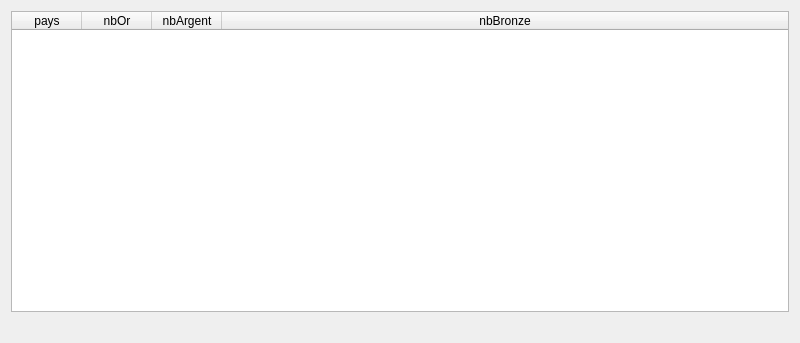
<?xml version="1.0" encoding="UTF-8"?>
<ui version="4.0">
 <class>fct_part2_1</class>
 <widget class="QDialog" name="fct_part2_1">
  <property name="geometry">
   <rect>
    <x>0</x>
    <y>0</y>
    <width>800</width>
    <height>343</height>
   </rect>
  </property>
  <property name="windowTitle">
   <string>Sportifs d'un pays et un équipe</string>
  </property>
  <layout class="QVBoxLayout" name="verticalLayout">
   <item>
    <widget class="QTableWidget" name="table_fct_part2_1">
     <attribute name="horizontalHeaderDefaultSectionSize">
      <number>70</number>
     </attribute>
     <attribute name="horizontalHeaderMinimumSectionSize">
      <number>50</number>
     </attribute>
     <attribute name="horizontalHeaderStretchLastSection">
      <bool>true</bool>
     </attribute>
     <attribute name="verticalHeaderVisible">
      <bool>false</bool>
     </attribute>
     <column>
      <property name="text">
       <string>pays</string>
      </property>
     </column>
     <column>
      <property name="text">
       <string>nbOr</string>
      </property>
     </column>
     <column>
      <property name="text">
       <string>nbArgent</string>
      </property>
     </column>
     <column>
      <property name="text">
       <string>nbBronze</string>
      </property>
     </column>
    </widget>
   </item>
   <item>
    <widget class="QLabel" name="label_fct_part2_1">
     <property name="text">
      <string/>
     </property>
     <property name="alignment">
      <set>Qt::AlignCenter</set>
     </property>
    </widget>
   </item>
  </layout>
 </widget>
 <resources/>
 <connections/>
 <slots>
  <slot>refreshResult()</slot>
 </slots>
</ui>
